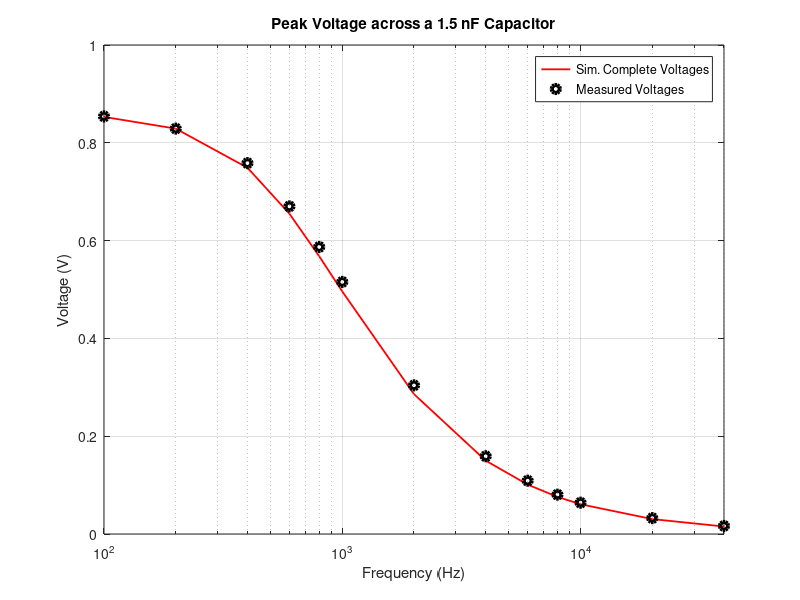
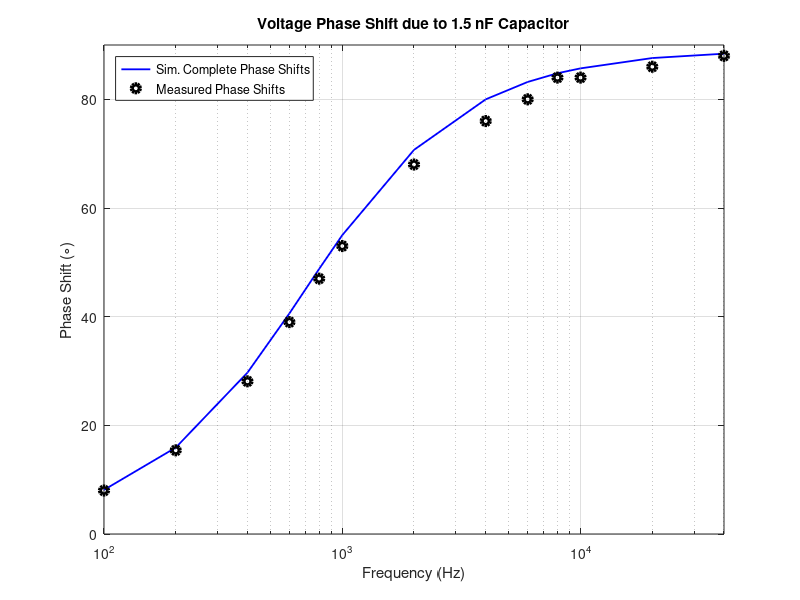

Write the MATLAB code that produced these figures, in order.
%************************************************************
%            						   **
% Title: ECE214_2019_Lab2_post.m 			   **
% 							   **	
% Author: nolanHg					   **
%						  	   **
% Purpose: Compares the simulated voltage across a 1.5 nF  **
%	   capacitor to the measured voltage.		   **
%							   **
% Date: 03/13/2019					   **
%							   **
%************************************************************

%-----------------------------------------------------------------------
% Frequencies at which capacitor voltages and phase shifts were measured 
%-----------------------------------------------------------------------
f = [100 200 400 600 800 1000 2000 4000 6000 8000 10000 20000 40000];


%% PART 1: VOLTAGE PLOT

%------------------------------------------
% Voltages obtained from NGspice simulation 
% of circuit with oscilloscope, function 
% generator, and probe impedances included
%------------------------------------------
pv_sim_complt = [0.853 0.829 0.749 0.655 0.568 0.496 0.286 0.15 0.101 ...
                 0.0759 0.0609 0.0305 0.0153];

            
%-----------------------------------
% Capacitor voltages measured at the
% frequencies in the vector f
%-----------------------------------
pv_measrd = [0.854 0.8290 0.7585 0.670 0.587 0.5155 0.3040 0.159 0.109 ...
             0.0805 0.0640 0.0325 0.0165];


%----------------------------------------
% Plot the voltage data above in order to
% compare the behavior of the measured
% circuit to the behavior of the
% simulated circuit.
%----------------------------------------
figure(1)

% Use logarithmic scale for frequency axis
semilogx(f, pv_sim_complt, 'r-', 'LineWidth', 1.3)
hold on
semilogx(f, pv_measrd, 'ko', 'LineWidth', 3)
axis([0 40000 0 1])
grid on

% Include labels, a legend, and a title
xlabel('Frequency (Hz)')
legend('Sim. Complete Voltages', 'Measured Voltages')
ylabel('Voltage (V)')
title('Peak Voltage across a 1.5 nF Capacitor')


%% PART 2: PHASE SHIFT PLOT 

%----------------------------------------------
% Phase shifts obtained from NGspice simulation 
% of circuit with oscilloscope, function 
% generator, and probe impedances included
%----------------------------------------------
ps_sim_complt = [8.12 15.9 29.7 40.6 48.8 55 70.7 80 83.2 84.8 85.7 87.6 88.4];

%---------------------------------------
% Capacitor phase shifts measured at the
% frequencies in the vector f
%---------------------------------------
ps_measrd = [8.0 15.4 28.1 39 47 53 68 76 80 84 84 86 88];

%--------------------------------------------
% Plot the phase shift data above in order to
% compare the behavior of the measured
% circuit to the behavior of the
% simulated circuit
%--------------------------------------------
figure(2)

% Use logarithmic scale for frequency axis 
semilogx(f, ps_sim_complt, 'b-', 'LineWidth', 1.3)
hold on
semilogx(f, ps_measrd, 'ko', 'LineWidth', 3)
axis([0 40000 0 90])
grid on

% Include labels, a legend, and a title
xlabel('Frequency (Hz)')
legend('Sim. Complete Phase Shifts', 'Measured Phase Shifts', 'Location', 'northwest')
ylabel('Phase Shift ({\circ})')
title('Voltage Phase Shift due to 1.5 nF Capacitor')
